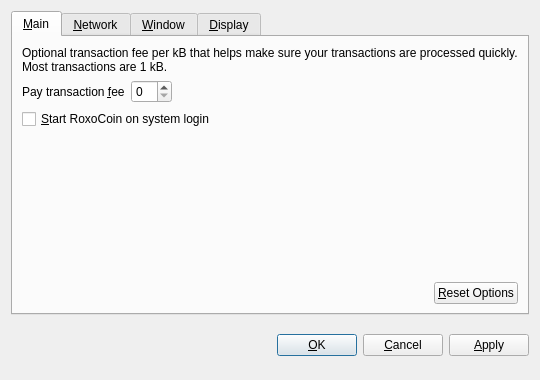
<?xml version="1.0" encoding="UTF-8"?>
<ui version="4.0">
 <class>OptionsDialog</class>
 <widget class="QDialog" name="OptionsDialog">
  <property name="geometry">
   <rect>
    <x>0</x>
    <y>0</y>
    <width>540</width>
    <height>380</height>
   </rect>
  </property>
  <property name="windowTitle">
   <string>Options</string>
  </property>
  <property name="modal">
   <bool>true</bool>
  </property>
  <layout class="QVBoxLayout" name="verticalLayout">
   <item>
    <widget class="QTabWidget" name="tabWidget">
     <property name="tabPosition">
      <enum>QTabWidget::North</enum>
     </property>
     <property name="currentIndex">
      <number>0</number>
     </property>
     <widget class="QWidget" name="tabMain">
      <attribute name="title">
       <string>&amp;Main</string>
      </attribute>
      <layout class="QVBoxLayout" name="verticalLayout_Main">
       <item>
        <widget class="QLabel" name="transactionFeeInfoLabel">
         <property name="text">
          <string>Optional transaction fee per kB that helps make sure your transactions are processed quickly. Most transactions are 1 kB.</string>
         </property>
         <property name="textFormat">
          <enum>Qt::PlainText</enum>
         </property>
         <property name="wordWrap">
          <bool>true</bool>
         </property>
        </widget>
       </item>
       <item>
        <layout class="QHBoxLayout" name="horizontalLayout_1_Main">
         <item>
          <widget class="QLabel" name="transactionFeeLabel">
           <property name="text">
            <string>Pay transaction &amp;fee</string>
           </property>
           <property name="textFormat">
            <enum>Qt::PlainText</enum>
           </property>
           <property name="buddy">
            <cstring>transactionFee</cstring>
           </property>
          </widget>
         </item>
         <item>
          <widget class="BitcoinAmountField" name="transactionFee"/>
         </item>
         <item>
          <spacer name="horizontalSpacer_1_Main">
           <property name="orientation">
            <enum>Qt::Horizontal</enum>
           </property>
           <property name="sizeHint" stdset="0">
            <size>
             <width>40</width>
             <height>20</height>
            </size>
           </property>
          </spacer>
         </item>
        </layout>
       </item>
       <item>
        <widget class="QCheckBox" name="bitcoinAtStartup">
         <property name="toolTip">
          <string>Automatically start RoxoCoin after logging in to the system.</string>
         </property>
         <property name="text">
          <string>&amp;Start RoxoCoin on system login</string>
         </property>
        </widget>
       </item>
       <item>
        <spacer name="verticalSpacer_Main">
         <property name="orientation">
          <enum>Qt::Vertical</enum>
         </property>
         <property name="sizeHint" stdset="0">
          <size>
           <width>20</width>
           <height>40</height>
          </size>
         </property>
        </spacer>
       </item>
       <item>
        <layout class="QHBoxLayout" name="horizontalLayout_2_Main">
         <item>
          <spacer name="horizontalSpacer_2_Main">
           <property name="orientation">
            <enum>Qt::Horizontal</enum>
           </property>
           <property name="sizeHint" stdset="0">
            <size>
             <width>40</width>
             <height>20</height>
            </size>
           </property>
          </spacer>
         </item>
         <item>
          <widget class="QPushButton" name="resetButton">
           <property name="toolTip">
            <string>Reset all client options to default.</string>
           </property>
           <property name="text">
            <string>&amp;Reset Options</string>
           </property>
           <property name="autoDefault">
            <bool>false</bool>
           </property>
          </widget>
         </item>
        </layout>
       </item>
      </layout>
     </widget>
     <widget class="QWidget" name="tabNetwork">
      <attribute name="title">
       <string>&amp;Network</string>
      </attribute>
      <layout class="QVBoxLayout" name="verticalLayout_Network">
       <item>
        <widget class="QCheckBox" name="mapPortUpnp">
         <property name="toolTip">
          <string>Automatically open the RoxoCoin client port on the router. This only works when your router supports UPnP and it is enabled.</string>
         </property>
         <property name="text">
          <string>Map port using &amp;UPnP</string>
         </property>
        </widget>
       </item>
       <item>
        <widget class="QCheckBox" name="connectSocks">
         <property name="toolTip">
          <string>Connect to the RoxoCoin network through a SOCKS proxy (e.g. when connecting through Tor).</string>
         </property>
         <property name="text">
          <string>&amp;Connect through SOCKS proxy:</string>
         </property>
        </widget>
       </item>
       <item>
        <layout class="QHBoxLayout" name="horizontalLayout_Network">
         <item>
          <widget class="QLabel" name="proxyIpLabel">
           <property name="text">
            <string>Proxy &amp;IP:</string>
           </property>
           <property name="textFormat">
            <enum>Qt::PlainText</enum>
           </property>
           <property name="buddy">
            <cstring>proxyIp</cstring>
           </property>
          </widget>
         </item>
         <item>
          <widget class="QValidatedLineEdit" name="proxyIp">
           <property name="maximumSize">
            <size>
             <width>140</width>
             <height>16777215</height>
            </size>
           </property>
           <property name="toolTip">
            <string>IP address of the proxy (e.g. 127.0.0.1)</string>
           </property>
          </widget>
         </item>
         <item>
          <widget class="QLabel" name="proxyPortLabel">
           <property name="text">
            <string>&amp;Port:</string>
           </property>
           <property name="textFormat">
            <enum>Qt::PlainText</enum>
           </property>
           <property name="buddy">
            <cstring>proxyPort</cstring>
           </property>
          </widget>
         </item>
         <item>
          <widget class="QLineEdit" name="proxyPort">
           <property name="maximumSize">
            <size>
             <width>55</width>
             <height>16777215</height>
            </size>
           </property>
           <property name="toolTip">
            <string>Port of the proxy (e.g. 9050)</string>
           </property>
          </widget>
         </item>
         <item>
          <widget class="QLabel" name="socksVersionLabel">
           <property name="text">
            <string>SOCKS &amp;Version:</string>
           </property>
           <property name="textFormat">
            <enum>Qt::PlainText</enum>
           </property>
           <property name="buddy">
            <cstring>socksVersion</cstring>
           </property>
          </widget>
         </item>
         <item>
          <widget class="QValueComboBox" name="socksVersion">
           <property name="toolTip">
            <string>SOCKS version of the proxy (e.g. 5)</string>
           </property>
          </widget>
         </item>
         <item>
          <spacer name="horizontalSpacer_Network">
           <property name="orientation">
            <enum>Qt::Horizontal</enum>
           </property>
           <property name="sizeHint" stdset="0">
            <size>
             <width>40</width>
             <height>20</height>
            </size>
           </property>
          </spacer>
         </item>
        </layout>
       </item>
       <item>
        <spacer name="verticalSpacer_Network">
         <property name="orientation">
          <enum>Qt::Vertical</enum>
         </property>
         <property name="sizeHint" stdset="0">
          <size>
           <width>20</width>
           <height>40</height>
          </size>
         </property>
        </spacer>
       </item>
      </layout>
     </widget>
     <widget class="QWidget" name="tabWindow">
      <attribute name="title">
       <string>&amp;Window</string>
      </attribute>
      <layout class="QVBoxLayout" name="verticalLayout_Window">
       <item>
        <widget class="QCheckBox" name="minimizeToTray">
         <property name="toolTip">
          <string>Show only a tray icon after minimizing the window.</string>
         </property>
         <property name="text">
          <string>&amp;Minimize to the tray instead of the taskbar</string>
         </property>
        </widget>
       </item>
       <item>
        <widget class="QCheckBox" name="minimizeOnClose">
         <property name="toolTip">
          <string>Minimize instead of exit the application when the window is closed. When this option is enabled, the application will be closed only after selecting Quit in the menu.</string>
         </property>
         <property name="text">
          <string>M&amp;inimize on close</string>
         </property>
        </widget>
       </item>
       <item>
        <spacer name="verticalSpacer_Window">
         <property name="orientation">
          <enum>Qt::Vertical</enum>
         </property>
         <property name="sizeHint" stdset="0">
          <size>
           <width>20</width>
           <height>40</height>
          </size>
         </property>
        </spacer>
       </item>
      </layout>
     </widget>
     <widget class="QWidget" name="tabDisplay">
      <attribute name="title">
       <string>&amp;Display</string>
      </attribute>
      <layout class="QVBoxLayout" name="verticalLayout_Display">
       <item>
        <layout class="QHBoxLayout" name="horizontalLayout_1_Display">
         <item>
          <widget class="QLabel" name="langLabel">
           <property name="text">
            <string>User Interface &amp;language:</string>
           </property>
           <property name="textFormat">
            <enum>Qt::PlainText</enum>
           </property>
           <property name="buddy">
            <cstring>lang</cstring>
           </property>
          </widget>
         </item>
         <item>
          <widget class="QValueComboBox" name="lang">
           <property name="toolTip">
            <string>The user interface language can be set here. This setting will take effect after restarting RoxoCoin.</string>
           </property>
          </widget>
         </item>
        </layout>
       </item>
       <item>
        <layout class="QHBoxLayout" name="horizontalLayout_2_Display">
         <item>
          <widget class="QLabel" name="unitLabel">
           <property name="text">
            <string>&amp;Unit to show amounts in:</string>
           </property>
           <property name="textFormat">
            <enum>Qt::PlainText</enum>
           </property>
           <property name="buddy">
            <cstring>unit</cstring>
           </property>
          </widget>
         </item>
         <item>
          <widget class="QValueComboBox" name="unit">
           <property name="toolTip">
            <string>Choose the default subdivision unit to show in the interface and when sending coins.</string>
           </property>
          </widget>
         </item>
        </layout>
       </item>
       <item>
        <widget class="QCheckBox" name="displayAddresses">
         <property name="toolTip">
          <string>Whether to show RoxoCoin addresses in the transaction list or not.</string>
         </property>
         <property name="text">
          <string>&amp;Display addresses in transaction list</string>
         </property>
        </widget>
       </item>
       <item>
        <spacer name="verticalSpacer_Display">
         <property name="orientation">
          <enum>Qt::Vertical</enum>
         </property>
         <property name="sizeHint" stdset="0">
          <size>
           <width>20</width>
           <height>40</height>
          </size>
         </property>
        </spacer>
       </item>
      </layout>
     </widget>
    </widget>
   </item>
   <item>
    <layout class="QHBoxLayout" name="horizontalLayout_Buttons">
     <item>
      <spacer name="horizontalSpacer_1">
       <property name="orientation">
        <enum>Qt::Horizontal</enum>
       </property>
       <property name="sizeHint" stdset="0">
        <size>
         <width>40</width>
         <height>48</height>
        </size>
       </property>
      </spacer>
     </item>
     <item>
      <widget class="QLabel" name="statusLabel">
       <property name="font">
        <font>
         <weight>75</weight>
         <bold>true</bold>
        </font>
       </property>
       <property name="text">
        <string/>
       </property>
       <property name="textFormat">
        <enum>Qt::PlainText</enum>
       </property>
       <property name="wordWrap">
        <bool>true</bool>
       </property>
      </widget>
     </item>
     <item>
      <spacer name="horizontalSpacer_2">
       <property name="orientation">
        <enum>Qt::Horizontal</enum>
       </property>
       <property name="sizeHint" stdset="0">
        <size>
         <width>40</width>
         <height>48</height>
        </size>
       </property>
      </spacer>
     </item>
     <item>
      <widget class="QPushButton" name="okButton">
       <property name="text">
        <string>&amp;OK</string>
       </property>
      </widget>
     </item>
     <item>
      <widget class="QPushButton" name="cancelButton">
       <property name="text">
        <string>&amp;Cancel</string>
       </property>
       <property name="autoDefault">
        <bool>false</bool>
       </property>
      </widget>
     </item>
     <item>
      <widget class="QPushButton" name="applyButton">
       <property name="text">
        <string>&amp;Apply</string>
       </property>
       <property name="autoDefault">
        <bool>false</bool>
       </property>
      </widget>
     </item>
    </layout>
   </item>
  </layout>
 </widget>
 <customwidgets>
  <customwidget>
   <class>BitcoinAmountField</class>
   <extends>QSpinBox</extends>
   <header>bitcoinamountfield.h</header>
  </customwidget>
  <customwidget>
   <class>QValueComboBox</class>
   <extends>QComboBox</extends>
   <header>qvaluecombobox.h</header>
  </customwidget>
  <customwidget>
   <class>QValidatedLineEdit</class>
   <extends>QLineEdit</extends>
   <header>qvalidatedlineedit.h</header>
  </customwidget>
 </customwidgets>
 <resources/>
 <connections/>
</ui>
